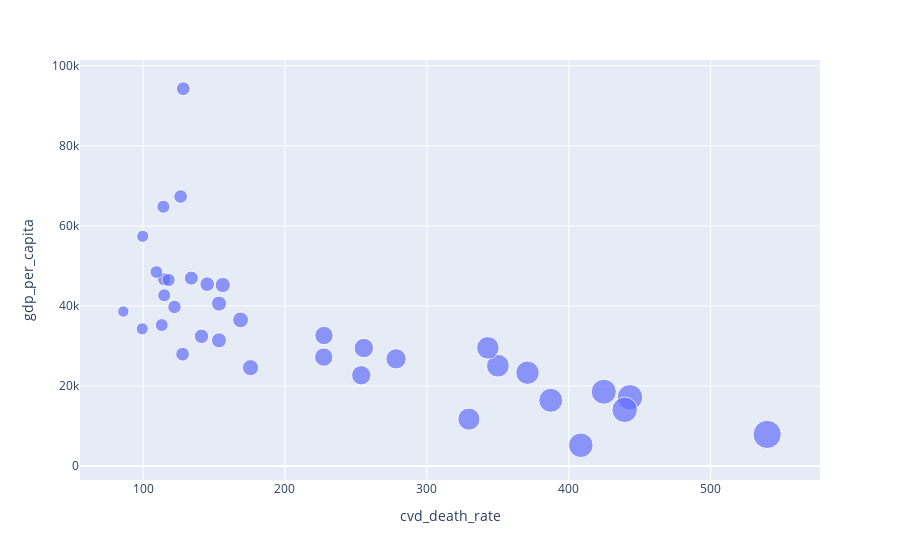

Source (notebook cell):
### Code cell
import plotly.express as px

fig = px.scatter(newest_data, x="cvd_death_rate", y="gdp_per_capita", hover_data=['location'], size='cvd_death_rate')
fig.show()

### Figure 1 — Plotly figure (JSON) as saved in the notebook; plotly's stock layout.template omitted (floating-point values rounded to 4 significant figures)
{"data": [{"customdata": [["Austria"], ["Belarus"], ["Belgium"], ["Bosnia and Herzegovina"], ["Bulgaria"], ["Croatia"], ["Cyprus"], ["Czech Republic"], ["Denmark"], ["Estonia"], ["Finland"], ["France"], ["Germany"], ["Greece"], ["Hungary"], ["Iceland"], ["Ireland"], ["Italy"], ["Latvia"], ["Lithuania"], ["Luxembourg"], ["Malta"], ["Moldova"], ["Montenegro"], ["Netherlands"], ["Norway"], ["Poland"], ["Portugal"], ["Romania"], ["Serbia"], ["Slovenia"], ["Spain"], ["Sweden"], ["Switzerland"], ["Ukraine"], ["United Kingdom"]], "hovertemplate": "cvd_death_rate=%{marker.size}<br>gdp_per_capita=%{y}<br>location=%{customdata[0]}<extra></extra>", "legendgroup": "", "marker": {"color": "#636efa", "size": [145.2, 443.1, 114.9, 329.6, 424.7, 253.8, 141.2, 227.5, 114.8, 255.6, 153.5, 86.06, 156.1, 175.7, 278.3, 118.0, 126.5, 113.2, 350.1, 343.0, 128.3, 168.7, 408.5, 387.3, 109.4, 114.3, 227.3, 127.8, 370.9, 439.4, 153.5, 99.4, 134.0, 99.74, 539.8, 122.1], "sizemode": "area", "sizeref": 1.35, "symbol": "circle"}, "mode": "markers", "name": "", "orientation": "v", "showlegend": false, "type": "scatter", "x": [145.2, 443.1, 114.9, 329.6, 424.7, 253.8, 141.2, 227.5, 114.8, 255.6, 153.5, 86.06, 156.1, 175.7, 278.3, 118.0, 126.5, 113.2, 350.1, 343.0, 128.3, 168.7, 408.5, 387.3, 109.4, 114.3, 227.3, 127.8, 370.9, 439.4, 153.5, 99.4, 134.0, 99.74, 539.8, 122.1], "xaxis": "x", "y": [45440.0, 17170.0, 42660.0, 11710.0, 18560.0, 22670.0, 32420.0, 32610.0, 46680.0, 29480.0, 40590.0, 38610.0, 45230.0, 24570.0, 26780.0, 46480.0, 67340.0, 35220.0, 25060.0, 29520.0, 94280.0, 36510.0, 5190.0, 16410.0, 48470.0, 64800.0, 27220.0, 27940.0, 23310.0, 14050.0, 31400.0, 34270.0, 46950.0, 57410.0, 7894.0, 39750.0], "yaxis": "y"}], "layout": {"legend": {"itemsizing": "constant", "tracegroupgap": 0}, "margin": {"t": 60}, "xaxis": {"anchor": "y", "domain": [0, 1], "title": {"text": "cvd_death_rate"}}, "yaxis": {"anchor": "x", "domain": [0, 1], "title": {"text": "gdp_per_capita"}}}}
